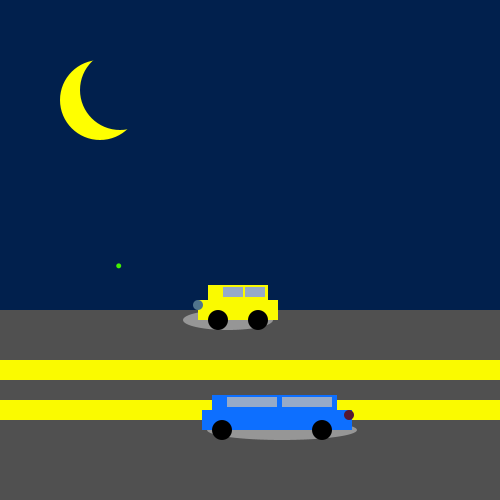
Frame 1 (no input)
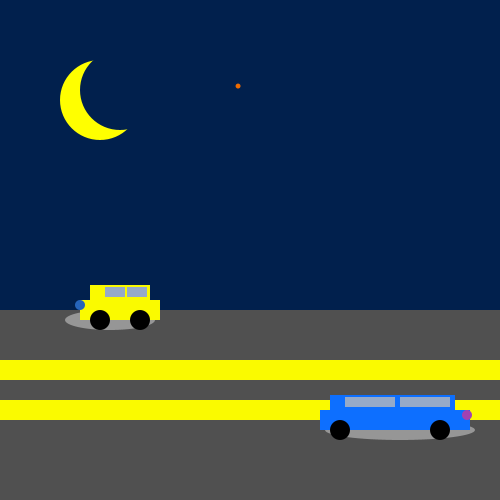
Frame 60 (the mouse pressed at the canvas centre just before this capture)
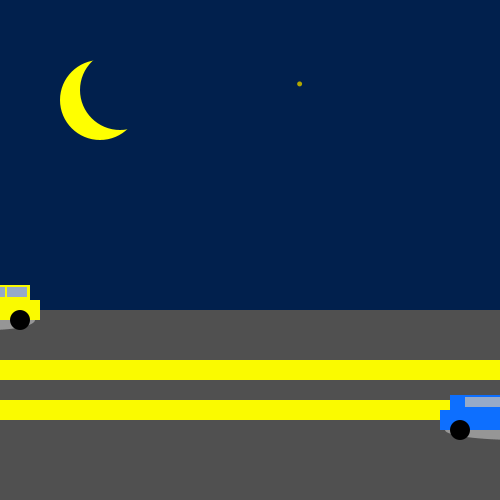
Frame 120 (the mouse held since frame 60 and released just before this capture)

The Processing sketch that drew these frames (run headless with seeded random() and noise(); from frame 60 on, the mouse is pressed at the canvas centre):

// Processing sketch: car
// ── car.pde
void setup() {
  size(500, 500);
}
int y = int(random(0, 100));
int x = 200;
int car2 = 200;
int velocity = 2;

void draw() {
  noStroke();
  
  x = x - velocity;
  car2 = car2 + velocity;

  background(1, 32, 77);
fill(random(0,255),random(0,255),0);
ellipse(random(0,500),random(0,310), 5,5);

//Moon
  fill(255,255,0);
  ellipse(100,100,80,80);
  fill(1, 32, 77);
  ellipse(120,90,80,80);
  // draw the ground
  fill(80);
  rect(0, 310, width, height - 310);


  fill(250, 250, 0);
  rect(0, 400, 500, 20);
  rect(0, 360, 500, 20);
  //-------------------------------------------
  // draw a yellow car
  fill(150, 150, 150);
  ellipse(x + 30, 320, 90, 20);
  
  
  //Road Lines
  fill(250, 250, 0);
  rect(x, 300, 80, 20);
  rect(x + 10, 285, 60, 15);

  fill(150, 170, 200);
  rect(x + 47, 287, 20, 10);
  rect(x + 25, 287, 20, 10);

  fill(0, 0, 0);
  ellipse(x + 20, 320, 20, 20);
  ellipse(x + 60, 320, 20, 20);
  
  fill(random(0,255),random(0,255),random(0,255));
  ellipse(x,305,10,10);
  //----------------------------------------------
  // draw a blue car
  fill(150, 150, 150);
  ellipse(car2 + 80, 430, 150, 20);

  fill(13, 111, 255);
  rect(car2, 410, 150, 20);
  rect(car2 + 10, 395, 125, 15);

  fill(150, 170, 200);
  rect(car2 + 80, 397, 50, 10);
  rect(car2 + 25, 397, 50, 10);

  fill(0, 0, 0);
  ellipse(car2 + 20, 430, 20, 20);
  ellipse(car2 + 120, 430, 20, 20);
  
  fill(random(0,255),random(0,255),random(0,255));
  ellipse(car2+147,415,10,10);
  
  if(x <= -50){
   x = 510; 
  }
  if(car2 >=500){
   car2 = -35; 
  }
}
